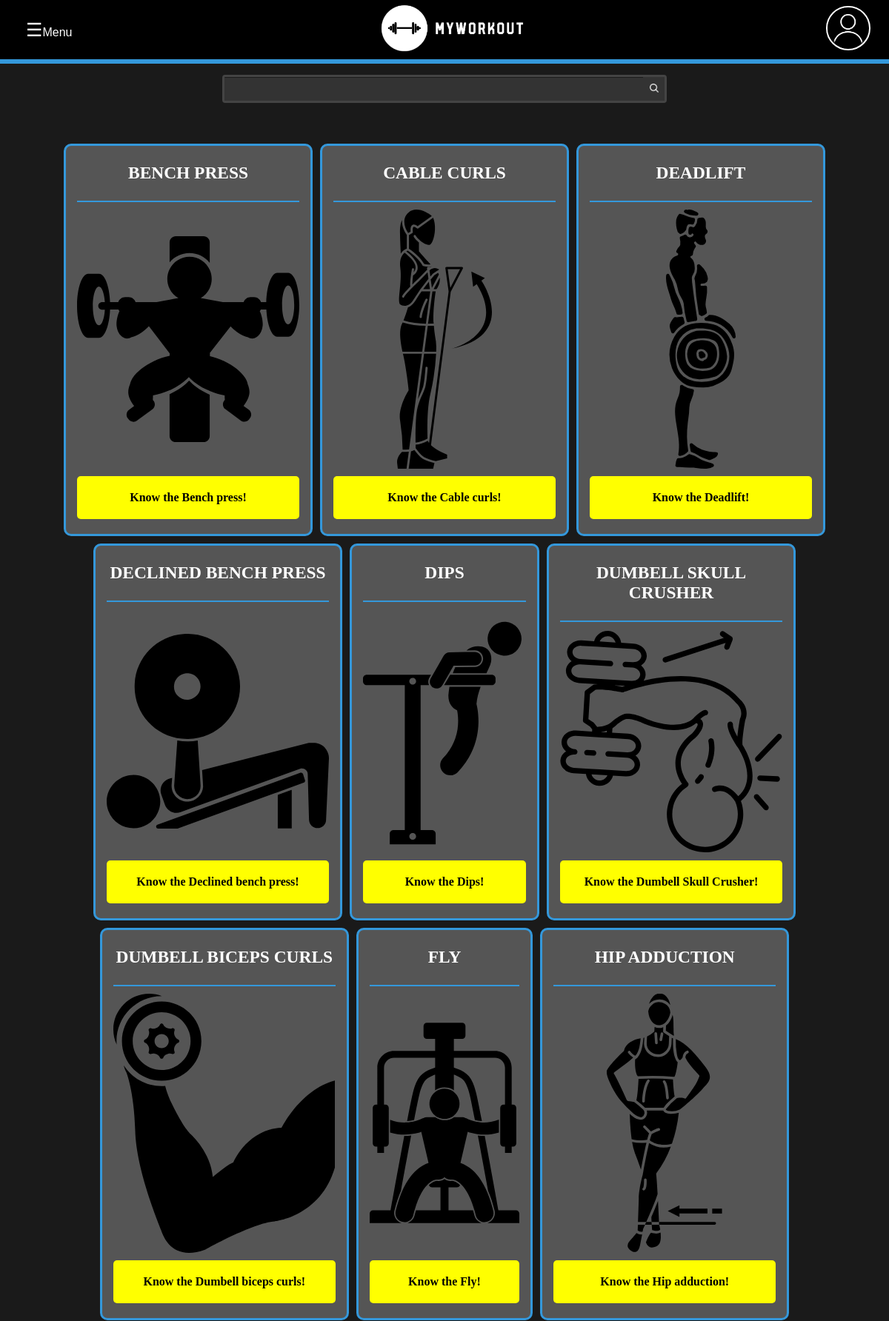
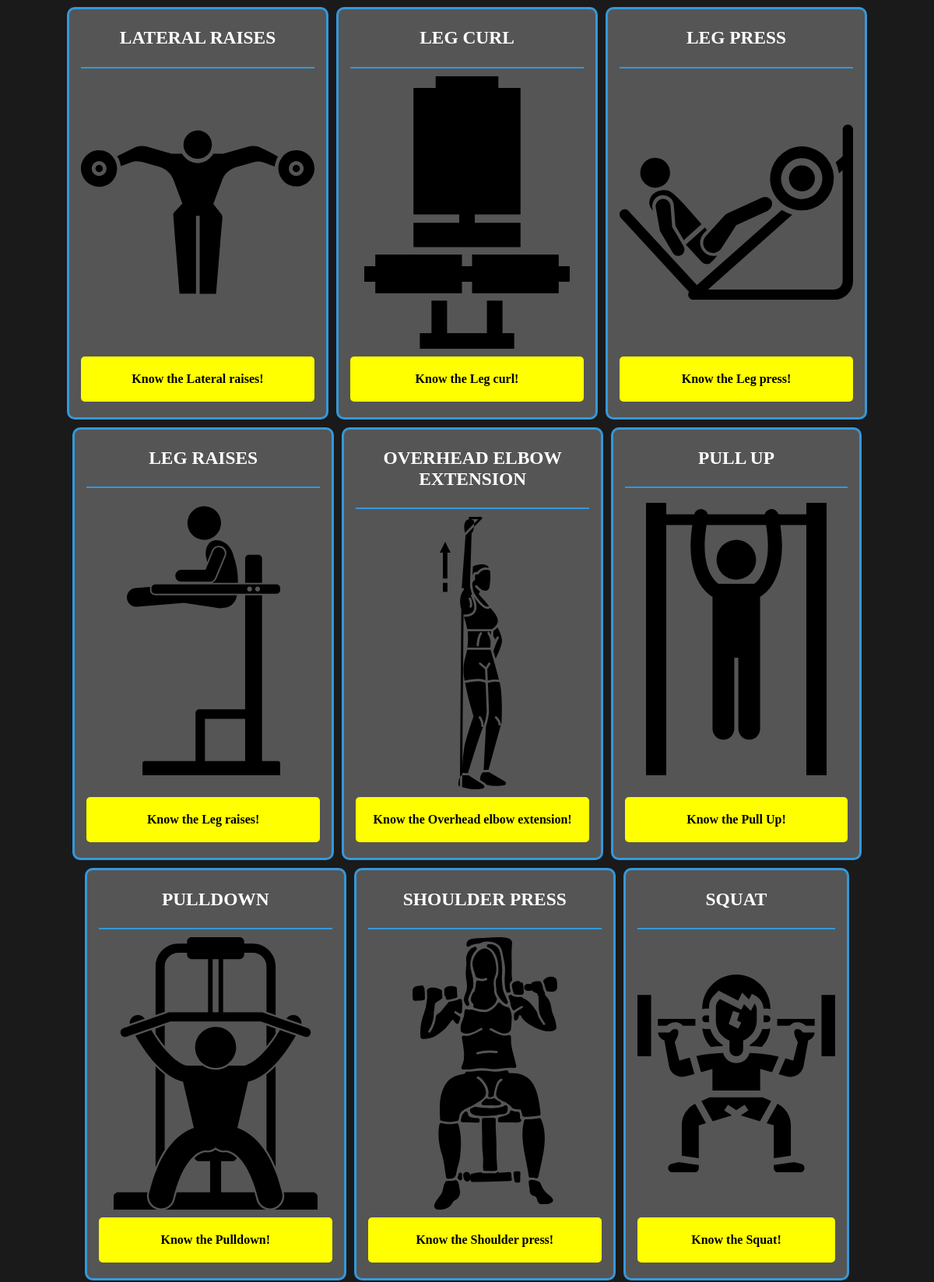
The page /workout/exercises/ (upper part) on the database its author committed (2 pictures, top to bottom).
### workout/models.py (models this page shows, shortened)
class Exercise(models.Model):
    EXERCISE_DIFFICULTY = (
        ("E", "Easy"),
        ("M", "Medium"),
        ("H", "Hard",),
    )
    RES_PROFILE = (
        ("Unk", "Unknown"),
        ("Asc", "Ascending"),
        ("Dow", "Downward"),
    )
    cover = models.FileField(upload_to="images/exercises/%Y/%m/%d/",
                             validators=[FileExtensionValidator(['svg'])])
    name = models.CharField("Exercise name", max_length=120)
    description = models.TextField("Exercise description")
    difficulty = models.CharField("Select the difficulty", max_length=1,
                                  choices=EXERCISE_DIFFICULTY)
    muscles = models.ManyToManyField("Muscle", related_name="Muscle",
                                     blank=True)
    muscle_group = models.ManyToManyField("MuscleGroup",
                                          related_name="MuscleGroup")
    slug = models.SlugField(unique=True, default="")
    resistance_profile = models.CharField("Resistance profile",
                                          choices=RES_PROFILE,
                                          max_length=3,
                                          blank=True)
    is_dumbell = models.BooleanField(default=False)
    is_barbell = models.BooleanField(default=False)
    is_cable = models.BooleanField(default=False)
    is_machine = models.BooleanField(default=False)
    sets = models.IntegerField("Number of sets", blank=True, default=0)
    steps = models.TextField("Steps", blank=True)
    def get_absolute_url(self):
        return reverse('workout:exercise', kwargs={"slug": self.slug})
    class Meta:
        ordering = ['name']

### workout/views.py (the view)
# urls.py: path('exercises/', views.exercises, name="list-exercises"),
def exercises(request):
    exercises = models.Exercise.objects.all()
    context = {'items': exercises,
               'is_exercise': True,
               "title": "Exercises - ", }
    return render(request, "workout/list-structures.html", context)

### templates/workout/list-structures.html (shortened to what this page needs)
{% extends 'base.html' %}
{% block content %}
    <main class="main-content">
        <section class="main-content-cards">
            {% if is_description %}
                <article class="main-content-cards card-opened">
                    <header class="card-title">
                        <h1> {{item.name}} </h1>
                        <h4><em> {{item.scientific_name}} </em></h4>
                    </header>
                    <div class="card-description">
                        <img src="{{item.cover.url}}" alt="" class="card-description-icon">
                        {% if is_bone_detail %}
                            {% if muscles %}
                                <details class="card-details">
                                    <summary>
                                        <b>Associated Muscles:</b>
                                    </summary>
                                    <ul class="card-details-list">
                                        {% for muscle in item.muscles.all %}
                                            <li>{{muscle.scientific_name}}</li>
                                        {% endfor %}
                                    </ul>
                                </details>
                            {% endif %}
                        {% endif %}
                        {% if is_joint %}
                            <details class="card-details">
                                <summary>
                                    <b>Allowed movements:</b>
                                </summary>
                                <ul class="card-details-list">
                                    {% for move in item.allowed_movements.all %}
                                        <li>{{move.type_name}}</li>
                                    {% endfor %}
                                </ul>
                            </details>
                            <details class="card-details">
                                <summary>
                                    <b>Bones:</b>
                                </summary>
                                <ul class="card-details-list">
                                    {% for bone in item.bones.all %}
                                        <li><a href="{{bone.get_absolute_url}}">{{bone.name}}</a></li>
                                    {% endfor %}
                                </ul>
                            </details>
                            <details class="card-details">
                                <summary>
                                    <b>Joint type:</b>
                                </summary>
                                <ul class="card-details-list">
                                    {% for type in item.joint_type.all %}
                                        <li>{{type.type_name}}</li>
                                    {% endfor %}
                                </ul>
                            </details>
                        {% endif %}
                        {% if is_muscle %}
                            <details class="card-details">
                                <summary>
                                    <b>Actions:</b>
                                </summary>
                                <ul class="card-details-list">
                                    {% if item.origins.all %}
                                        {% for act in item.action.all %}
                                            <li>
                                                {{act.type_name}}:
                                                {% for muscle in item.origins.all %}
                                                    {% if act in muscle.action.all %}
                                                        <em>{{muscle.name}}</em>;
                                                    {% endif %}
                                                {% endfor %}
                                            </li>
                                        {% endfor %}
                                    {% else %}
                                        {% for act in item.action.all %}
                                            <li>{{act.type_name}}</li>
                                        {% endfor %}
                                    {% endif %}
                                </ul>
                            </details>
                            <details class="card-details">
                                <summary>
                                    <b>Origin:</b>
                                </summary>
                                <ul class="card-details-list">
                                    {% if item.origins.all %}
                                        {% for head in item.origins.all %}
                                            {% for bone in head.origin.all %}
                                                <li>
                                                    <em>{{ head.name }}</em> (<a href="{{bone.get_absolute_url}}">{{bone.name}}</a>)
                                                </li>
                                            {% endfor %}
                                        {% endfor %}
                                    {% else %}
                                        {% for origin in item.origin.all %}
                                            <li><a href="{{origin.get_absolute_url}}">{{origin.name}}</a></li>
                                        {% endfor %}
                                    {% endif %}
                                </ul>
                            </details>
                            <details class="card-details">
                                <summary>
                                    <b>Insertion:</b>
                                </summary>
                                <ul class="card-details-list">
                                    {% for insertion in item.insertion.all %}
                                        <li><a href="{{insertion.get_absolute_url}}">{{insertion.name}}</a></li>
                                    {% endfor %}
                                </ul>
                            </details>
                            <details class="card-details">
                                <summary>
                                    <b>Related exercises:</b>
                                </summary>
                                <ul class="card-details-list">
                                    {% for exercise in item.related_exercises.all %}
                                        <li><a href="{{exercise.get_absolute_url}}">{{exercise.name}}</a></li>
                                    {% endfor %}
                                </ul>
                            </details>
                        {% endif %}
                        {% if is_exercise %}
                            <details class="card-details">
                                <summary>
                                    <b>Muscles worked:</b>
                                </summary>
                                <ul class="card-details-list">
                                    {% for muscle in item.muscle_group.all %}
                                        <li><a href="{{muscle.get_absolute_url}}">{{muscle.name}}</a></li>
                                    {% endfor %}
                                    {% for muscle in item.muscles.all %}
                                        <li>{{muscle.name}}</li>
                                    {% endfor %}
                                </ul>
                            </details>
                            <details class="card-details">
                                <summary>
                                    <b>Resistance profile:</b>
                                </summary>
                                <ul class="card-details-list">
                                    <li>{{item.get_resistance_profile_display}}</li>
                                </ul>
                            </details>
                            <details class="card-details">
                                <summary>
                                    <b>Equipment:</b>
                                </summary>
                                <ul class="card-details-list">
                                    {% if item.is_dumbell %}
                                        <li>Dumbell</li>
                                    {% elif item.is_barbell %}
                                        <li>Barbell</li>
                                    {% elif item.is_cable %}
                                        <li>Cable</li>
                                    {% elif item.is_machine %}
                                        <li>Machine</li>
                                    {% endif %}
                                </ul>
                            </details>
                            <details class="card-details">
                                <summary>
                                    <b>How to do {{item.name}}:</b>
                                </summary>
                                <ul>
                                    {{item.steps|safe}}
                                </ul>
                            </details>
                        {% endif %}
                            <details class="card-details">
                            <summary>
                                <b>Description:</b>
                            </summary>
                            <ul>
                                <li>
                                    {{item.description|safe}}
                                </li>
                            </ul>
                        </details>
                    </div>
                </article>
            {% else %}
                {% for item in items %}
                    <article class="main-content-cards card">
                        <header class="card-title">
                            <h1> {{item.name}} </h1>
                        </header>
                        <img class="card-icon" src="{{item.cover.url}}" alt="">
                        <a href="{{item.get_absolute_url}}" class="card-cta"><b>Know the {{item.name}}!</b></a>
                    </article>
                {% endfor %}
            {% endif %}
        </section>
    </main>
{% endblock content %}

### static/css/style.css (style rules this page uses)
:root { --cor-fundo: #1a1a1a; --cor-texto: #ffffff; --cor-destaque: #3498db; --cor-sombra: #333333; --cor-fundo-secundario: #2c2c2c; --cor-texto-secundario: #cccccc; --cor-borda: #555555; }
html { height: 100%; }
body { height: 100%; padding: 0; margin: 0; color: white; background-color: #1a1a1a; overflow-y: scroll; }
.main-content { display: flex; width: 90%; margin: 40px auto; justify-content: center; }
.main-content-cards { display: flex; flex-wrap: wrap; gap: 10px; justify-content: center; }
.card { max-width: 300px; background-color: #555555; border-radius: 10px; padding: 0 15px; border: 3px solid var(--cor-destaque); text-align: center; transition: background-color 0.5s ease; }
.card-title { text-transform: uppercase; width: 100%; font-size: min(20px, 25px); height: fit-content; border-bottom: 2px solid #3498db; }
.card-cta { display: block; width: 100%; height: fit-content; text-decoration: none; border-radius: 5px; color: black; background-color: yellow; padding: 20px; margin: auto auto 20px; transition: transform 0.5s ease; box-sizing: border-box; }
.card-icon { max-height: 350px; }

### rows shown on the page
Exercise: name "BENCH PRESS", cover (picture), name "Bench press"
Exercise: name "CABLE CURLS", cover (picture), name "Cable curls"
Exercise: name "DEADLIFT", cover (picture), name "Deadlift"
Exercise: name "DECLINED BENCH PRESS", cover (picture), name "Declined bench press"
Exercise: name "DIPS", cover (picture), name "Dips"
Exercise: name "DUMBELL SKULL CRUSHER", cover (picture), name "Dumbell Skull Crusher"
Exercise: name "DUMBELL BICEPS CURLS", cover (picture), name "Dumbell biceps curls"
Exercise: name "FLY", cover (picture), name "Fly"
Exercise: name "HIP ADDUCTION", cover (picture), name "Hip adduction"
Exercise: name "LATERAL RAISES", cover (picture), name "Lateral raises"
Exercise: name "LEG CURL", cover (picture), name "Leg curl"
Exercise: name "LEG PRESS", cover (picture), name "Leg press"
Exercise: name "LEG RAISES", cover (picture), name "Leg raises"
Exercise: name "OVERHEAD ELBOW EXTENSION", cover (picture), name "Overhead elbow extension"
Exercise: name "PULL UP", cover (picture), name "Pull Up"
Exercise: name "PULLDOWN", cover (picture), name "Pulldown"
Exercise: name "SHOULDER PRESS", cover (picture), name "Shoulder press"
Exercise: name "SQUAT", cover (picture), name "Squat"
